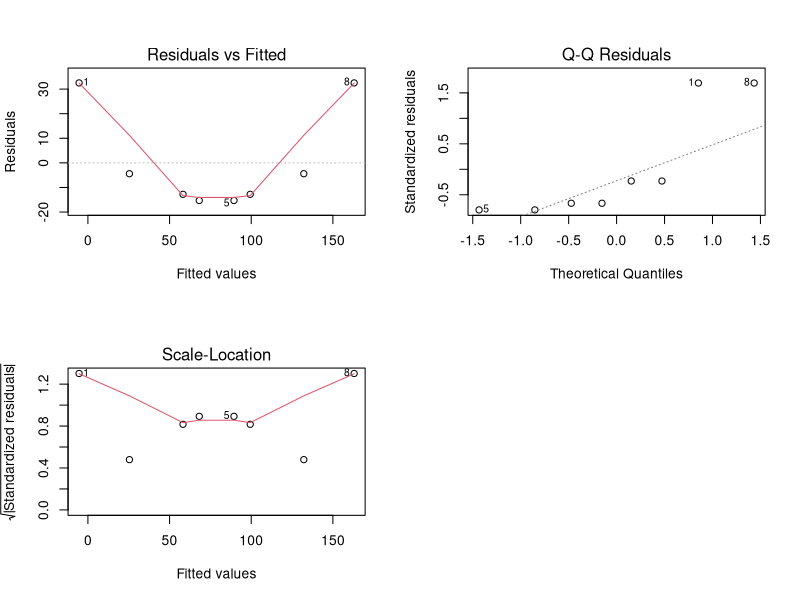

Generate this figure with R: (Note: this script raises an error after producing the figure.)
library(readr) 
library(car)

# Read data from csv
data <- read_csv("TableCatapult.csv")

# Fit data to linear model
model_mean <- lm(mean_y ~ X1 + X2 + X3 + X4, data = data)

# Print the model summary
summary(model_mean)


par(mfrow = c(2, 2))
plot(model_mean)

# Fit data to linear model
model_var <- lm(square(var_y) ~ X1 + X2 + X3 + X4, data = data)

# Print the model summary
summary(model_var)

# Fit data to linear model
model_weights <- lm(mean_y ~ X1 + X2 + X3 + X4, data = data, weights = data$weights)

# Print the model summary
summary(model_weights)


